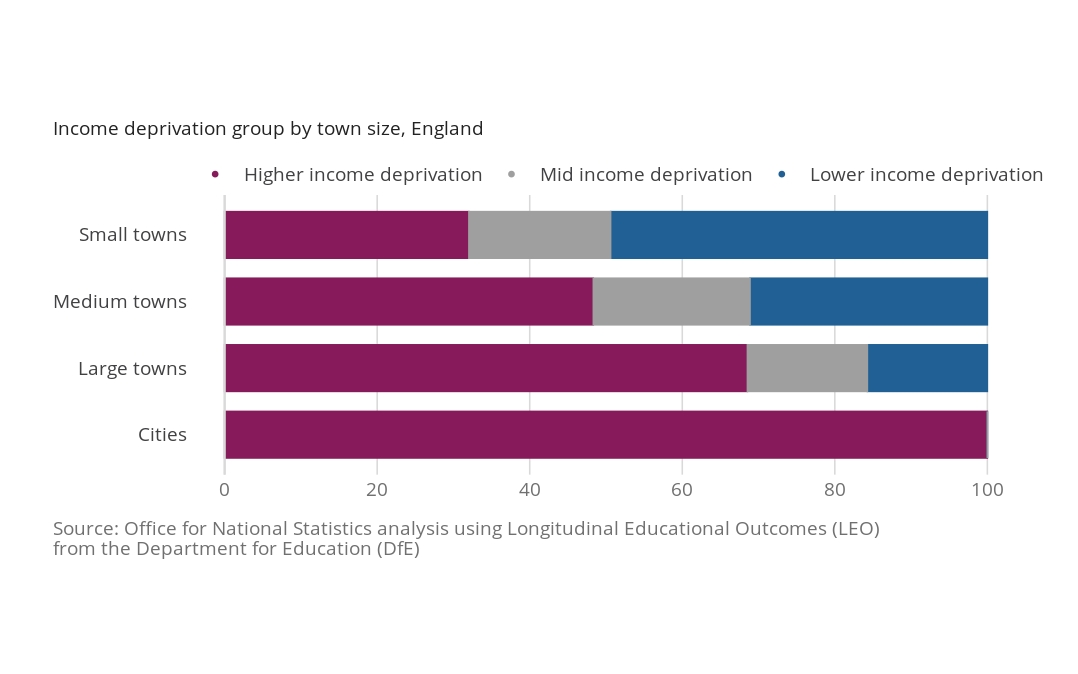

Here is the R script that generated this plot:
# Title: Educational attainment of young people in English towns
# Date created: 23 January 2024

# Load libraries -------------------------------------------------------------------------------------
library(readr)
library(dplyr)
library(ggplot2)

# Load in data ---------------------------------------------------------------------------------------
english_education <- readr::read_csv('https://raw.githubusercontent.com/rfordatascience/tidytuesday/master/data/2024/2024-01-23/english_education.csv')

# Local variables ------------------------------------------------------------------------------------
maroon <- "#871A5B"
blue <- "#206095"
grey <- "#A09FA0"
primary_text <- "#222222"
labels_grey <- "#414042"
axis_label_source_grey <- "#707071"
grid_tick_grey <- "#D9D9D9"


# Data wrangling -------------------------------------------------------------------------------------
df <- na.omit(english_education[c("size_flag", "income_flag")])
df$deprivation_indicator <- case_match(df$income_flag,
                                       c("Cities", "Higher deprivation towns") ~ "Higher income deprivation",
                                       c("Mid deprivation towns") ~ "Mid income deprivation",
                                       c("Lower deprivation towns") ~ "Lower income deprivation")
df$town_size <- case_match(df$size_flag,
                           c("City") ~ "Cities",
                           c("Large Towns") ~ "Large towns",
                           c("Medium Towns") ~ "Medium towns",
                           c("Small Towns") ~ "Small towns")
plotting_df <- as.data.frame(table(df$town_size, df$deprivation_indicator))
names(plotting_df) <- c("Size", "Deprivation", "Count")
plotting_df$Deprivation <- factor(plotting_df$Deprivation, levels = c("Lower income deprivation", "Mid income deprivation", "Higher income deprivation"))

# Create plot ----------------------------------------------------------------------------------------
ggplot(plotting_df, aes(fill = Deprivation, color = Deprivation, y = Size, x = Count)) + 
geom_bar(position = "fill", stat = "identity", width = 0.7, key_glyph = draw_key_point) + 
scale_x_continuous(labels = function(x) paste0(x*100), breaks = seq(0, 1, 0.2)) + 
scale_color_manual(values = c(blue, grey, maroon)) + scale_fill_manual(values = c(blue, grey, maroon)) + 
labs(x = "", 
     y = "",
     caption = "Source: Office for National Statistics analysis using Longitudinal Educational Outcomes (LEO)\nfrom the Department for Education (DfE)", 
     title =  "Income deprivation group by town size, England") + theme_void() + 
theme(legend.position = "top", 
      legend.justification='left',
      legend.box = "horizontal",
      legend.margin = margin(0),
      legend.title = element_blank(),
      legend.text = element_text(size = 13, color = labels_grey, family = "open sans,Helvetica,Arial,sans-serif"),
      axis.text.y = element_text(size = 13, color = labels_grey, family = "open sans,Helvetica,Arial,sans-serif", hjust=1),
      axis.text.x = element_text(size = 13, color = axis_label_source_grey, family = "open sans,Helvetica,Arial,sans-serif", vjust=-1),
      plot.title =  element_text(size = 13, vjust= 6, color = primary_text, family = "open sans,Helvetica,Arial,sans-serif"),
      plot.caption = element_text(size = 13, vjust = -4, hjust = 0, color = axis_label_source_grey, family = "open sans,Helvetica,Arial,sans-serif"),
      plot.caption.position = "plot",
      plot.title.position = "plot",
      aspect.ratio = 1/3,
      panel.grid.major.x = element_line(color = grid_tick_grey,
                                                size = 0.5,
                                                linetype = 1),
      plot.margin = unit(c(0.5, 0.5, 0.5, 0.5), "inches")
      ) + 
geom_vline(xintercept = 0, linetype = 1, color = grid_tick_grey, linewidth = 0.75) + 
guides(color = guide_legend(reverse = TRUE, keywidth = unit(10, units="mm")), fill = FALSE)
